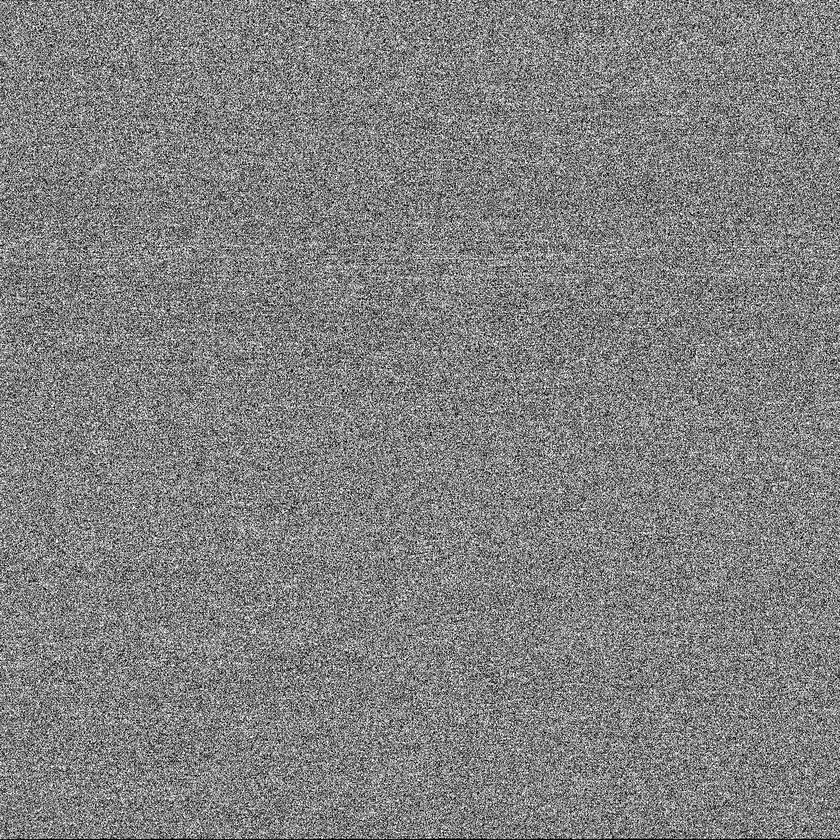
#> input picture SOLVED/noisybits/bits.bmp, 840 x 840 px, shrunk from 1864 x 1864 before the run
$ python decode1.py
#> lines starting #> are read from the running program, lines starting #| are printed output that depends on the picture
from PIL import Image
import zipfile
import os

def bmp_to_bits(image_path):
    """Converts a BMP image to a list of bits where black pixels are 0 and white pixels are 1."""
#> called with image_path = 'bits.bmp'
    img = Image.open(image_path)
#> img is the input picture: PIL image 840x840 L; min 0, max 255, mean 128.9
    img = img.convert('1')  # Convert image to 1-bit pixels (black and white)
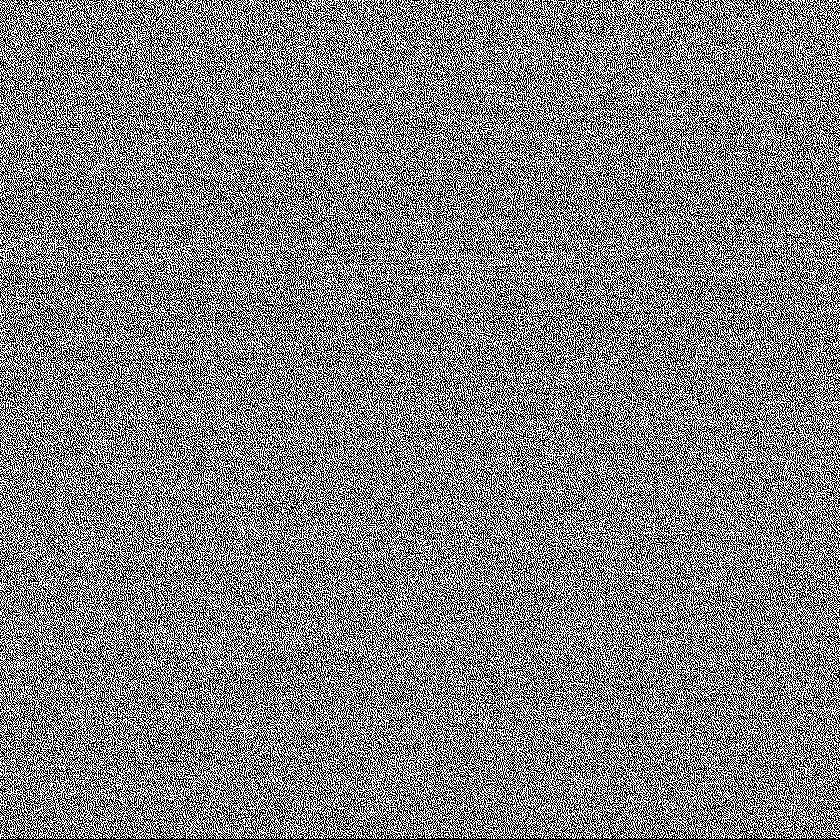
#> img: PIL image 840x840 1; 50.5% white; black in thin lines or dots

    # Get pixel data as bytes
    byte_data = img.tobytes()

    # Convert bytes to bits
    bits = []
    for byte in byte_data:
        # Convert each byte to its binary representation
        bits.extend([(byte >> bit) & 1 for bit in range(7, -1, -1)])
#> this loop made 88200 passes
#> byte on passes 1 to 3: 74, 165, 18
#> after the loop, bits = 705600 items

    return bits

def bits_to_bytes(bits):
    """Converts a list of bits to bytes."""
    byte_array = bytearray()
    for i in range(0, len(bits), 8):
        byte = 0
        for bit in bits[i:i+8]:
            byte = (byte << 1) | bit
        byte_array.append(byte)
    return bytes(byte_array)

def write_zip_from_bytes(byte_array, zip_file_path):
    """Writes the byte array to a ZIP file."""
    with open(zip_file_path, 'wb') as zip_file:
        zip_file.write(byte_array)

def bmp_to_zip(image_path, zip_file_path):
    """Converts a BMP image to a ZIP file based on the bit pattern."""
    # Convert BMP to bits
    bits = bmp_to_bits(image_path)
#> bits = 705600 items

    # Convert bits to bytes
    byte_array = bits_to_bytes(bits)
#> the loop in bits_to_bytes, `for i in range(0, len(bits), 8):` made 88200 passes
#> i on passes 2 to 4: 8, 16, 24

    # Write bytes to ZIP file
    write_zip_from_bytes(byte_array, zip_file_path)

# Example usage:
image_path = 'bits.bmp'  # Path to your BMP image representing bits
zip_file_path = 'output.zip'  # Path to save the ZIP file
bmp_to_zip(image_path, zip_file_path)
